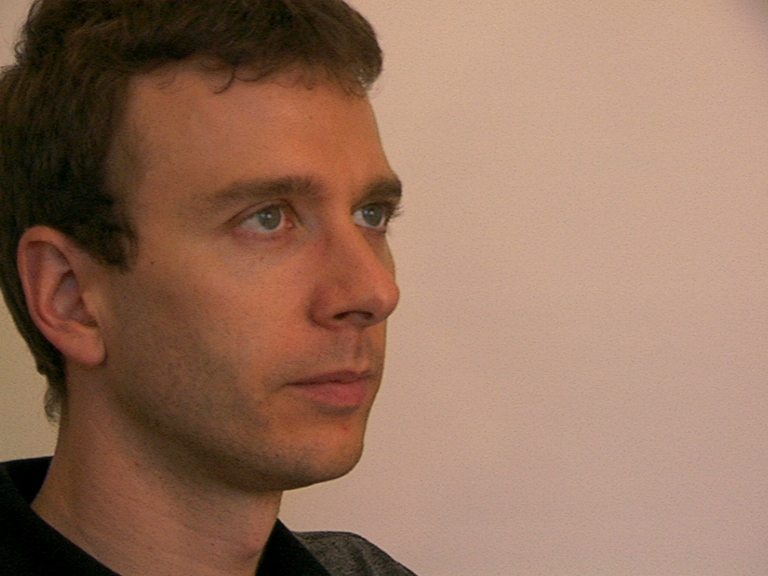
#> input picture Homework/HW7/mit/training-originals/0000_00000002.jpg, 768 x 576 px; its folder holds 4 pictures in this run
$ jupyter execute --allow-errors MA544_S21_PA7.ipynb
#> lines starting #> are read from the running program, lines starting #| are printed output that depends on the picture
# Programming Assignment - 7
---
## Name: Aaron Vo
---

[cell 1]
import numpy as np
import matplotlib.pyplot as plt
from sklearn.decomposition import PCA
from skimage import io, transform

import os

## Question 1
---
Follow the example on Eigenfaces to find the eigenface representation of facial images from other sources. You should display some original images and compare them with their reconstructions upon PCA.

Here are some other facial image repositories.

>- The ORL database of faces at [ORL link](http://cam-orl.co.uk/facedatabase.html/#:~:text=Our%20Database%20of%20Faces%2C%20%28formerly%20%27The%20ORL%20Database,Robotics%20Group%20of%20the%20Cambridge%20University%20Engineering%20Department.).

>- The CBCL database of faces at [MIT link](http://cbcl.mit.edu/software-datasets/heisele/facerecognition-database.html).

>- Yale faces B facial images at [UCSD](http://vision.ucsd.edu/~leekc/ExtYaleDatabase/ExtYaleB.html).

[cell 2]
"""It helps visualising the portraits from the dataset."""
def plot_portraits(images, titles, h, w, n_row, n_col):
    plt.figure(figsize=(2.2 * n_col, 2.2 * n_row))
    plt.subplots_adjust(bottom=0, left=.01, right=.99, top=.90, hspace=.20)
    for i in range(n_row * n_col):
        plt.subplot(n_row, n_col, i + 1)
        plt.imshow(images[i].reshape((h, w)), cmap=plt.cm.gray)
        plt.title(titles[i])
        plt.xticks(())
        plt.yticks(())

[cell 3]
def eigenfaces(X, n_pc):
    n_samples, n_features = X.shape
    mean = np.mean(X, axis=0)
    centered_data = X-mean
    pca_obj = PCA(n_components=n_pc)
    projected  = pca_obj.fit_transform(centered_data)
    #U, S, V = np.linalg.svd(centered_data)
    components = pca_obj.components_
    #projected = U[:,:n_pc]*S[:n_pc]

    return projected, components, mean, centered_data

[cell 4]
dir = 'mit/training-originals'
photos = os.listdir(dir)[1:1001]
celebrity_images = [dir+'/' + photo for photo in photos]

images=np.array([transform.resize(plt.imread(image), (256,256)) for image in celebrity_images], dtype=np.float64)
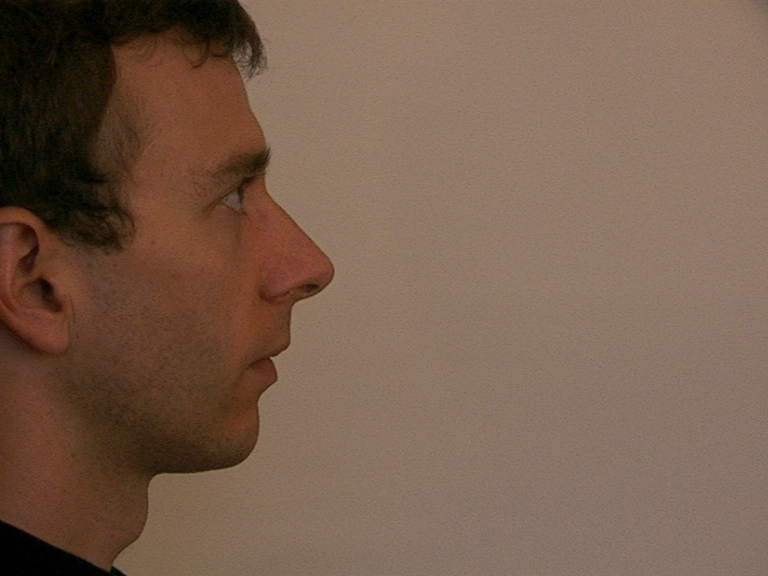
#> input picture Homework/HW7/mit/training-originals/0000_00000003.jpg, 768 x 576 px
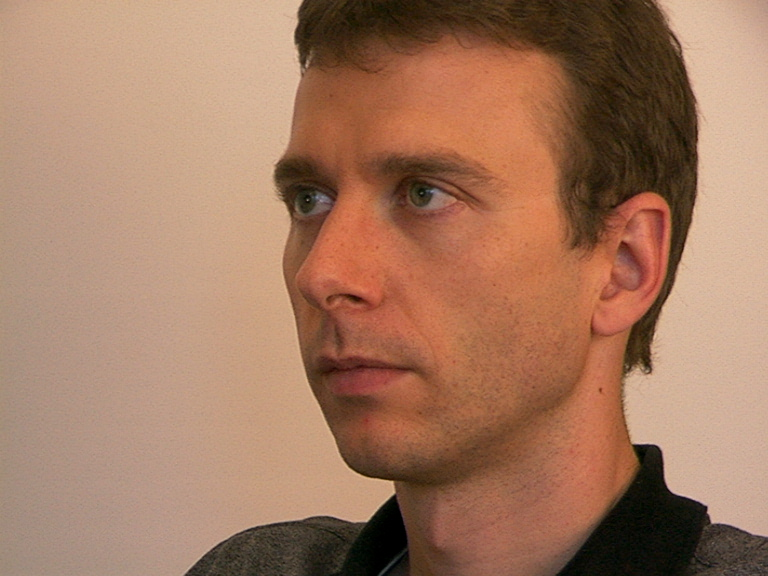
#> input picture Homework/HW7/mit/training-originals/0000_00000004.jpg, 768 x 576 px
face_images = np.array([image.mean(axis=2) for image in images])  # convert to grayscale

n_samples, h, w = face_images.shape
#> n_samples = 3; h = 256; w = 256

n_components = min(n_samples, 200)
#> n_components = 3
X = face_images.reshape(n_samples, h*w)
P, C, M, Y= eigenfaces(X, n_components)
#> in eigenfaces, `projected  = pca_obj.fit_transform(centered_data)`: projected = [[-30.69, 19.08, 3.58e-14], [-21.68, -21.4, 3.58e-14], [52.37, 2.32, 3.58e-14]]
#> P has the same summary as projected in eigenfaces

[cell 5]
plt.imshow(M.reshape((h, w)), cmap=plt.cm.gray)
plt.show()
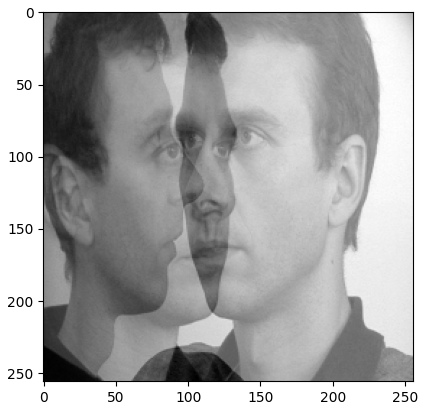
#> figure drawn by matplotlib, 1 panel

[cell 6]
eigenfaces = C.reshape((n_components, h, w))
eigenface_titles = ["eigenface %d" % i for i in range(eigenfaces.shape[0])]
#> (the rest of this cell did not finish here and is left out)


[cell 7]
def reconstruction(Y, C, M, h, w, image_index):
#> called with Y = array of shape (3, 65536), C = array of shape (3, 65536), M = array of shape (65536,), h = 256, w = 256, image_index = 0
    n_samples, n_features = Y.shape
#> n_samples = 3; n_features = 65536
    weights = np.dot(Y, C.T)
#> weights = [[-30.69, 19.08, -2.94e-14], [-21.68, -21.4, 9e-14], [52.37, 2.32, -5.88e-14]]
    centered_vector=np.dot(weights[image_index, :], C)
    recovered_image=(M+centered_vector).reshape(h, w)
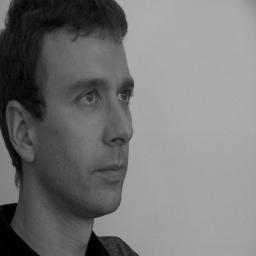
#> recovered_image: shape (256, 256) float64; min 1.55e-07, max 0.689, mean 0.464
    return recovered_image
recovered_images=[reconstruction(Y, C, M, h, w, i) for i in range(len(images))]
#> call 2 of reconstruction, with Y = array of shape (3, 65536), C = array of shape (3, 65536), M = array of shape (65536,), h = 256, w = 256, image_index = 1
#> in reconstruction (call 2), `recovered_image=(M+centered_vector).reshape(h, w)`:
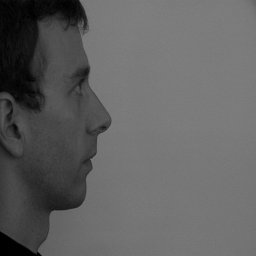
#> recovered_image: shape (256, 256) float64; min 1.67e-16, max 0.506, mean 0.383
#> call 3 of reconstruction, with Y = array of shape (3, 65536), C = array of shape (3, 65536), M = array of shape (65536,), h = 256, w = 256, image_index = 2
#> in reconstruction (call 3), `recovered_image=(M+centered_vector).reshape(h, w)`:
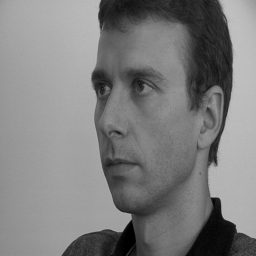
#> recovered_image: shape (256, 256) float64; min 7.77e-16, max 0.761, mean 0.497
#> recovered_images = 3 items
#> (the rest of this cell did not finish here and is left out)
